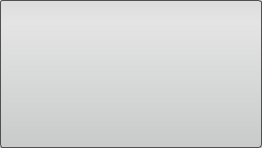
<?xml version="1.0" encoding="UTF-8"?>
<ui version="4.0">
 <class>MeasureToolInterface</class>
 <widget class="QWidget" name="MeasureToolInterface">
  <property name="geometry">
   <rect>
    <x>0</x>
    <y>0</y>
    <width>262</width>
    <height>148</height>
   </rect>
  </property>
  <property name="sizePolicy">
   <sizepolicy hsizetype="Preferred" vsizetype="Fixed">
    <horstretch>0</horstretch>
    <verstretch>0</verstretch>
   </sizepolicy>
  </property>
  <property name="minimumSize">
   <size>
    <width>0</width>
    <height>65</height>
   </size>
  </property>
  <property name="maximumSize">
   <size>
    <width>16777215</width>
    <height>16777215</height>
   </size>
  </property>
  <property name="windowTitle">
   <string>Measure Tool</string>
  </property>
  <property name="styleSheet">
   <string notr="true">QWidget#MeasureToolInterface{
  border-radius: 3px;
  border: 1px solid rgb(80, 80,80);
  background-color: qlineargradient(spread:pad, x1:0.5, y1:0, x2:0.5, y2:0.960227, stop:0 rgba(221, 221, 221, 255), stop:0.155779 rgba(228, 228, 228, 255), stop:1 rgba(202, 204, 204, 255));      
}</string>
  </property>
  <layout class="QVBoxLayout" name="verticalLayout">
   <property name="spacing">
    <number>2</number>
   </property>
   <property name="margin">
    <number>4</number>
   </property>
  </layout>
 </widget>
 <resources/>
 <connections/>
</ui>
